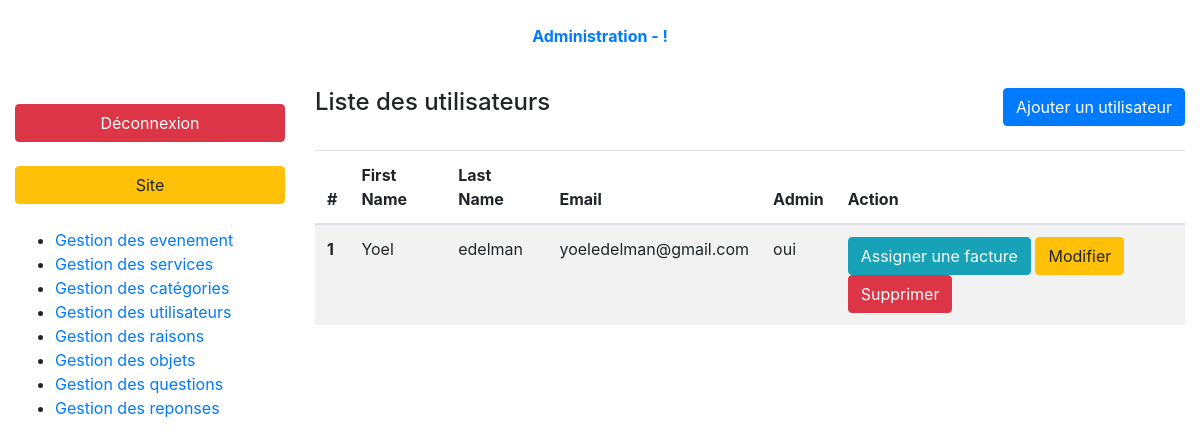
The page /index.php?page=admin-users-list (signed in) on the database as committed earlier.
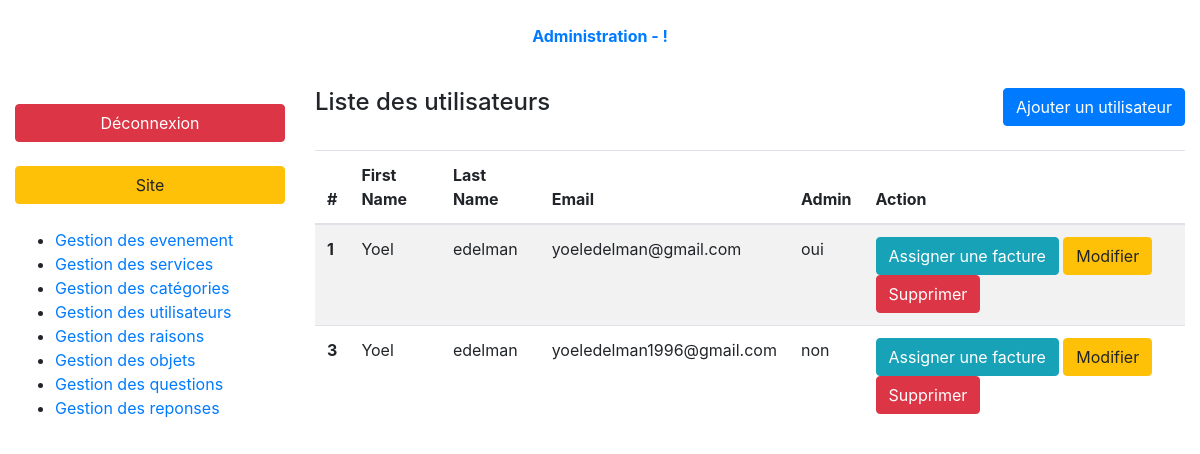
The same page on the database as committed later.
### tables this page shows
CREATE TABLE `users` (
  `id` int(10) UNSIGNED NOT NULL,
  `last_name` varchar(50) NOT NULL,
  `first_name` varchar(50) NOT NULL,
  `email` varchar(75) NOT NULL,
  `password` varchar(255) NOT NULL,
  `dob` date DEFAULT NULL,
  `home_number` varchar(15) DEFAULT NULL,
  `mobile_number` varchar(15) DEFAULT NULL,
  `is_admin` tinyint(1) NOT NULL DEFAULT '0',
  `account_confirmed` tinyint(1) NOT NULL DEFAULT '0',
  `registered_at` timestamp NOT NULL DEFAULT CURRENT_TIMESTAMP,
  `address_id` int(10) UNSIGNED NOT NULL
);

### controller/backend/users.php (called while the page is built, shortened)
<?php
require_once ('././model/users.php');
function usersList(){
    $users = getUsers(FALSE, TRUE);
    require_once './views/backend/usersList.php';
}

### model/users.php (called while the page is built, shortened)
<?php
function getUsers($userId = FALSE, $backOffice = FALSE, $confirmAccount = FALSE)
{
    $db = dbConnect();
    $queryString = 'SELECT u.*, a.address, a.zip_code, a.city, a.country, a.location';
    $queryString .= ' FROM users u INNER JOIN addresses a
        ON u.address_id = a.id';
    $query = $db->prepare($queryString);
    if (!$userId){
        $query->execute();
        return $query->fetchAll();
    }
    else{
        $query->execute(['id' => $userId]);
        return $query->fetch(PDO::FETCH_ASSOC);
    }
}

### views/backend/usersList.php (the view, shortened to what this page needs)
<div class="container-fluid">
    <?php require '././partials/backend/header.php'; ?>
    <div class="row my-3 index-content">
        <?php require '././partials/backend/nav.php'; ?>
        <section class="col-9">
            <header class="pb-4 d-flex justify-content-between">
                <h4>Liste des utilisateurs</h4>
                <a class="btn btn-primary" href="index.php?page=admin-users-form">Ajouter un utilisateur</a>
            </header>
            <table class="table table-striped">
                <thead>
                <tr>
                    <th>#</th>
                    <th>First Name</th>
                    <th>Last Name</th>
                    <th>Email</th>
                    <th>Admin</th>
                    <th>Action</th>
                </tr>
                </thead>
                <tbody>
                <?php foreach($users as $key => $user): ?>
                    <tr>
                        <th><?= $user['id']; ?></th>
                        <td><?= $user['first_name']; ?></td>
                        <td><?= $user['last_name']; ?></td>
                        <td><?= $user['email']; ?></td>
                        <td><?= ($user['is_admin'] == 0) ? 'non' : 'oui' ; ?></td>
                        <td>
                            <a href="index.php?page=admin-bills-form&user-id=<?= $user['id']; ?>" class="btn btn-info">Assigner une facture</a>
                            <a href="index.php?page=admin-users-form&user-id=<?= $user['id']; ?>&action=edit" class="btn btn-warning">Modifier</a>
                            <a onclick="return confirm('Are you sure?')" href="index.php?page=admin-users-list&user-id=<?= $user['id']; ?>&action=delete" class="btn btn-danger">Supprimer</a>
                        </td>
                    </tr>
                <?php endforeach; ?>
                </tbody>
            </table>
        </section>
    </div>
</div>
<?php require 'layout.php'; ?>

Rows that differ between the two databases and show on the page:
added users: id "3", first_name "Yoel", last_name "edelman", email "yoeledelman1996@gmail.com", is_admin "non"
